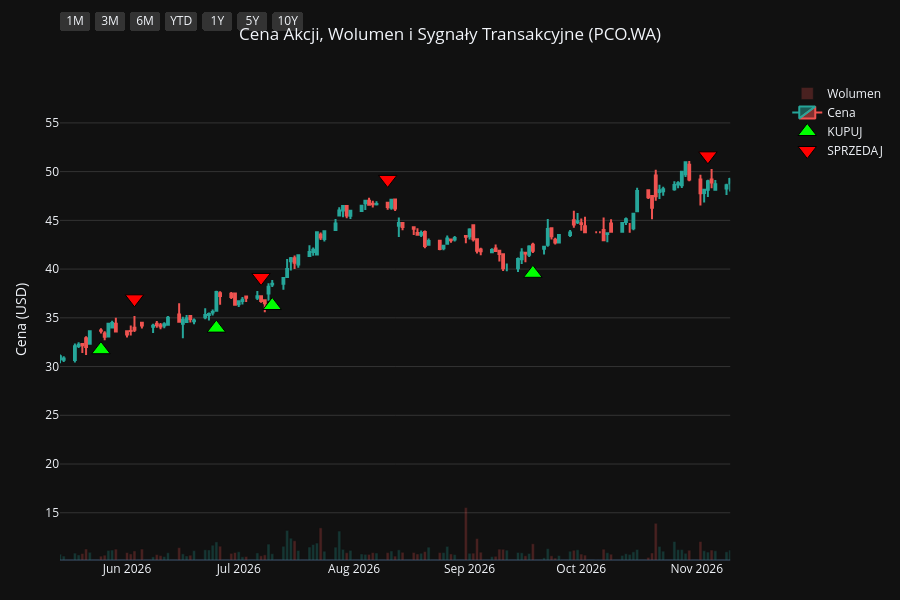
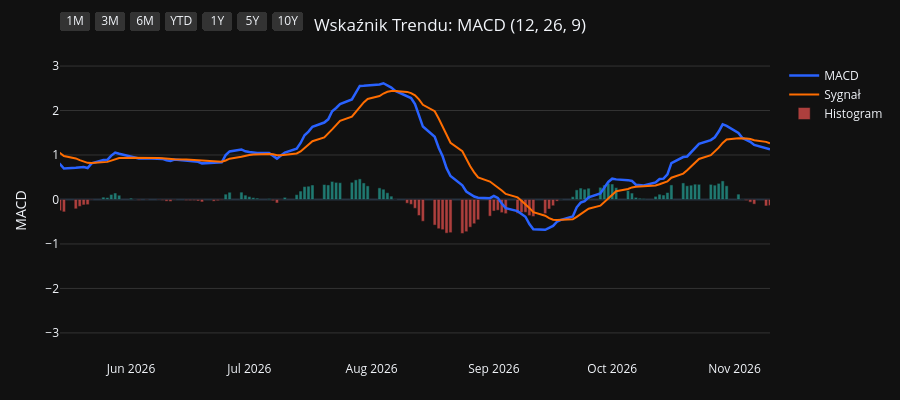
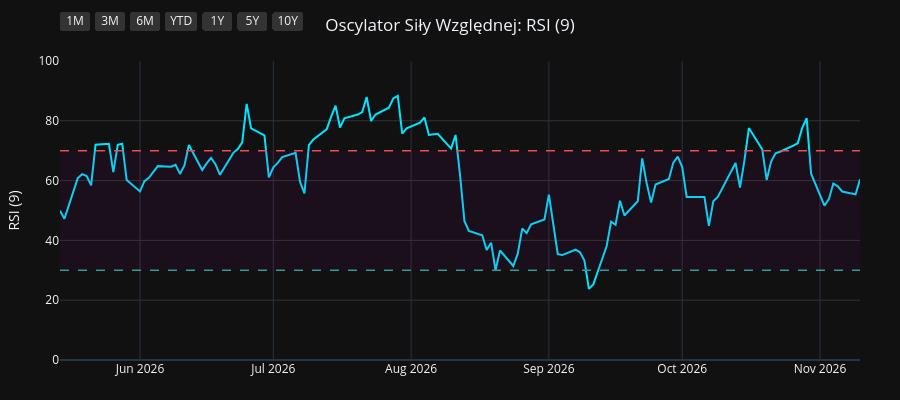
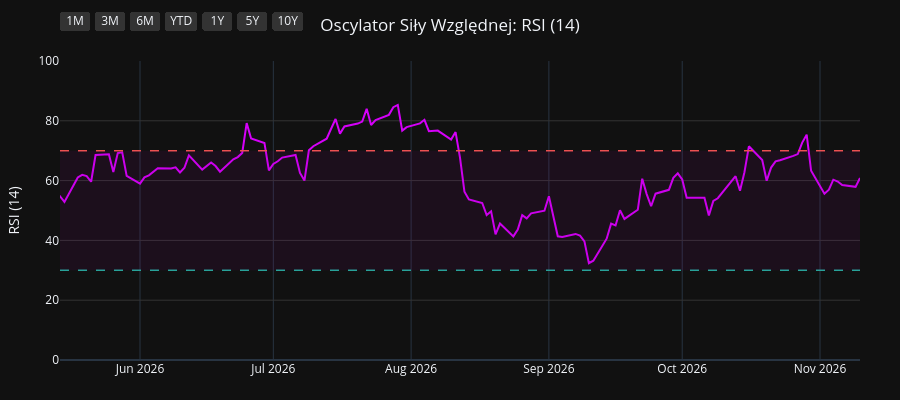

The notebook cell these images were saved under, in order:
### Code cell
import os
import yfinance as yf
import pandas as pd
import pandas_ta as ta
import plotly.graph_objects as go
from plotly.subplots import make_subplots

# 1. Pobranie i przygotowanie danych
symbol = os.environ.get("STOCK_TICKER", "").strip().upper()
if not symbol:
    raise RuntimeError("Set STOCK_TICKER before running price_extractor.ipynb")
df = yf.Ticker(symbol).history(period="10y")
df.index = df.index.tz_localize(None)

# Wskaźniki i sygnały
df.ta.macd(fast=12, slow=26, signal=9, append=True)
df.ta.rsi(length=9, append=True)
df.ta.rsi(length=14, append=True)
df.ta.rsi(length=21, append=True)
df.dropna(inplace=True)

macd = df['MACD_12_26_9']
signal = df['MACDs_12_26_9']
wczorajszy_macd = macd.shift(1)
wczorajszy_signal = signal.shift(1)

df['Decyzja'] = 'BRAK'
df.loc[(macd > signal) & (wczorajszy_macd <= wczorajszy_signal), 'Decyzja'] = 'KUPUJ'
df.loc[(macd < signal) & (wczorajszy_macd >= wczorajszy_signal), 'Decyzja'] = 'SPRZEDAJ'

df_kupuj = df[df['Decyzja'] == 'KUPUJ']
df_sprzedaj = df[df['Decyzja'] == 'SPRZEDAJ']
df_dywidendy = df[df['Dividends'] > 0]
df_splity = df[df['Stock Splits'] > 0]

# Wspólna konfiguracja osi X
konfiguracja_osi_x = dict(
    type="date",
    showspikes=True, spikemode="across", spikesnap="cursor", spikedash="dot", spikecolor="#ffffff", spikethickness=1, hoverformat="%Y-%m-%d",
    rangeselector=dict(
        buttons=list([
            dict(count=1, label="1M", step="month", stepmode="backward"),
            dict(count=3, label="3M", step="month", stepmode="backward"),
            dict(count=6, label="6M", step="month", stepmode="backward"),
            dict(count=1, label="YTD", step="year", stepmode="todate"),
            dict(count=1, label="1Y", step="year", stepmode="backward"),
            dict(count=5, label="5Y", step="year", stepmode="backward"),
            dict(step="all", label="10Y")
        ]),
        bgcolor="#333333", activecolor="#2962ff", x=0, y=1.1
    )
)

# ==========================================
# WYKRES 1: CENA + WOLUMEN + SYGNAŁY
# ==========================================
fig1 = make_subplots(specs=[[{"secondary_y": True}]])

kolory_wolumenu = ['#26a69a' if row['Close'] >= row['Open'] else '#ef5350' for index, row in df.iterrows()]
fig1.add_trace(go.Bar(x=df.index, y=df['Volume'], marker_color=kolory_wolumenu, opacity=0.25, name='Wolumen'), secondary_y=True)
fig1.add_trace(go.Candlestick(x=df.index, open=df['Open'], high=df['High'], low=df['Low'], close=df['Close'], name='Cena', increasing_line_color='#26a69a', decreasing_line_color='#ef5350'), secondary_y=False)
fig1.add_trace(go.Scatter(x=df_kupuj.index, y=df_kupuj['Low'] * 0.95, customdata=df_kupuj[['Low', 'High']], mode='markers', marker=dict(symbol='triangle-up', size=16, color='#00ff00', line=dict(width=1, color='black')), name='KUPUJ', hovertemplate='KUPUJ<br>Najniższa: %{customdata[0]:.2f}<br>Najwyższa: %{customdata[1]:.2f}<extra></extra>'), secondary_y=False)
fig1.add_trace(go.Scatter(x=df_sprzedaj.index, y=df_sprzedaj['High'] * 1.05, customdata=df_sprzedaj[['Low', 'High']], mode='markers', marker=dict(symbol='triangle-down', size=16, color='#ff0000', line=dict(width=1, color='black')), name='SPRZEDAJ', hovertemplate='SPRZEDAJ<br>Najniższa: %{customdata[0]:.2f}<br>Najwyższa: %{customdata[1]:.2f}<extra></extra>'), secondary_y=False)

if not df_dywidendy.empty:
    fig1.add_trace(go.Scatter(x=df_dywidendy.index, y=df_dywidendy['Low'] * 0.90, mode='markers+text', marker=dict(symbol='circle', size=12, color='#29b6f6', line=dict(width=1, color='white')), text=df_dywidendy['Dividends'].apply(lambda x: f"{x}$"), textposition="bottom center", name='Dywidenda', showlegend=False, hovertemplate='Dywidenda: %{text}<extra></extra>', textfont=dict(color="#29b6f6")), secondary_y=False)
if not df_splity.empty:
                    fig1.add_trace(go.Scatter(x=df_splity.index, y=df_splity['High'], mode='markers+text', marker=dict(symbol='star', size=16, color='#ffee58', line=dict(width=1, color='black')), text=df_splity['Stock Splits'].apply(lambda x: f"{x:g}:1" if x >= 1 else f"1:{1 / x:g}"), textposition="top center", name='Split', hovertemplate='%{text}<extra></extra>', textfont=dict(color="#ffee58")), secondary_y=False)

fig1.update_layout(title=dict(text=f"Cena Akcji, Wolumen i Sygnały Transakcyjne ({symbol})", x=0.5, xanchor='center'), dragmode='pan', xaxis_rangeslider_visible=False, template='plotly_dark', height=600, hovermode='x unified', margin=dict(l=60, r=40, t=60, b=40))
fig1.update_xaxes(**konfiguracja_osi_x)
fig1.update_xaxes(range=[df.index.max() - pd.Timedelta(days=180), df.index.max()])
fig1.update_yaxes(title_text="Cena (USD)", secondary_y=False, gridcolor='#333333')
fig1.update_yaxes(range=[0, df['Volume'].max() * 4], showgrid=False, showticklabels=False, secondary_y=True)
fig1.show(config={'scrollZoom': True})

# ==========================================
# WYKRES 2: WSKAŹNIK MACD
# ==========================================
fig2 = go.Figure()
fig2.add_trace(go.Scatter(x=df.index, y=df['MACD_12_26_9'], line=dict(color='#2962ff', width=2.5), name='MACD'))
fig2.add_trace(go.Scatter(x=df.index, y=df['MACDs_12_26_9'], line=dict(color='#ff6d00', width=2), name='Sygnał'))
kolory_macd = ['#26a69a' if val >= 0 else '#ef5350' for val in df['MACDh_12_26_9']]
fig2.add_trace(go.Bar(x=df.index, y=df['MACDh_12_26_9'], marker_color=kolory_macd, name='Histogram', opacity=0.7))
fig2.update_layout(title=dict(text="Wskaźnik Trendu: MACD (12, 26, 9)", x=0.5, xanchor='center'), dragmode='pan', xaxis_rangeslider_visible=False, template='plotly_dark', height=400, hovermode='x unified', margin=dict(l=60, r=40, t=60, b=40))
fig2.update_xaxes(**konfiguracja_osi_x)
fig2.update_xaxes(range=[df.index.max() - pd.Timedelta(days=180), df.index.max()])
fig2.update_yaxes(title_text="MACD", gridcolor='#333333')
fig2.show(config={'scrollZoom': True})

# ==========================================
# WYKRES 3: OSCYLATOR RSI (9)
# ==========================================
fig3 = go.Figure()
fig3.add_trace(go.Scatter(x=df.index, y=df['RSI_9'], line=dict(color='#00e5ff', width=2), name='RSI (9)'))
fig3.add_hline(y=70, line_dash="dash", line_color="#ef5350", line_width=1.5)
fig3.add_hline(y=30, line_dash="dash", line_color="#26a69a", line_width=1.5)
fig3.add_hrect(y0=30, y1=70, line_width=0, fillcolor="purple", opacity=0.1)
fig3.update_layout(title=dict(text="Oscylator Siły Względnej: RSI (9)", x=0.5, xanchor='center'), dragmode='pan', xaxis_rangeslider_visible=False, template='plotly_dark', height=400, hovermode='x unified', margin=dict(l=60, r=40, t=60, b=40))
fig3.update_xaxes(**konfiguracja_osi_x)
fig3.update_xaxes(range=[df.index.max() - pd.Timedelta(days=180), df.index.max()])
fig3.update_yaxes(title_text="RSI (9)", range=[0, 100], gridcolor='#333333')
fig3.show(config={'scrollZoom': True})

# ==========================================
# WYKRES 4: OSCYLATOR RSI (14)
# ==========================================
fig4 = go.Figure()
fig4.add_trace(go.Scatter(x=df.index, y=df['RSI_14'], line=dict(color='#d500f9', width=2), name='RSI (14)'))
fig4.add_hline(y=70, line_dash="dash", line_color="#ef5350", line_width=1.5)
fig4.add_hline(y=30, line_dash="dash", line_color="#26a69a", line_width=1.5)
fig4.add_hrect(y0=30, y1=70, line_width=0, fillcolor="purple", opacity=0.1)
fig4.update_layout(title=dict(text="Oscylator Siły Względnej: RSI (14)", x=0.5, xanchor='center'), dragmode='pan', xaxis_rangeslider_visible=False, template='plotly_dark', height=400, hovermode='x unified', margin=dict(l=60, r=40, t=60, b=40))
fig4.update_xaxes(**konfiguracja_osi_x)
fig4.update_xaxes(range=[df.index.max() - pd.Timedelta(days=180), df.index.max()])
fig4.update_yaxes(title_text="RSI (14)", range=[0, 100], gridcolor='#333333')
fig4.show(config={'scrollZoom': True})

# ==========================================
# WYKRES 5: OSCYLATOR RSI (21)
# ==========================================
fig5 = go.Figure()
fig5.add_trace(go.Scatter(x=df.index, y=df['RSI_21'], line=dict(color='#64dd17', width=2), name='RSI (21)'))
fig5.add_hline(y=70, line_dash="dash", line_color="#ef5350", line_width=1.5)
fig5.add_hline(y=30, line_dash="dash", line_color="#26a69a", line_width=1.5)
fig5.add_hrect(y0=30, y1=70, line_width=0, fillcolor="purple", opacity=0.1)
fig5.update_layout(title=dict(text="Oscylator Siły Względnej: RSI (21)", x=0.5, xanchor='center'), dragmode='pan', xaxis_rangeslider_visible=False, template='plotly_dark', height=400, hovermode='x unified', margin=dict(l=60, r=40, t=60, b=40))
fig5.update_xaxes(**konfiguracja_osi_x)
fig5.update_xaxes(range=[df.index.max() - pd.Timedelta(days=180), df.index.max()])
fig5.update_yaxes(title_text="RSI (21)", range=[0, 100], gridcolor='#333333')
fig5.show(config={'scrollZoom': True})

### Figure 1 — Plotly figure (JSON) as saved in the notebook; plotly's stock layout.template omitted (floating-point values rounded to 4 significant figures; data arrays with more than 128 entries replaced by an {"elided": "..."} marker saying what was removed)
{"data": [{"marker": {"color": {"elided": "1336 str values"}}, "name": "Wolumen", "opacity": 0.25, "type": "bar", "x": {"elided": "1336 str values"}, "xaxis": "x", "y": {"elided": "1336 int values"}, "yaxis": "y2"}, {"close": {"elided": "1336 float values"}, "decreasing": {"line": {"color": "#ef5350"}}, "high": {"elided": "1336 float values"}, "increasing": {"line": {"color": "#26a69a"}}, "low": {"elided": "1336 float values"}, "name": "Cena", "open": {"elided": "1336 float values"}, "type": "candlestick", "x": {"elided": "1336 str values"}, "xaxis": "x", "yaxis": "y"}, {"customdata": [[49.4, 52.18], [46.27, 47.77], [45.79, 47.16], [39.22, 40.02], [40.15, 41.8], [38.53, 40.55], [36.0, 37.61], [34.3, 34.75], [33.78, 34.95], [33.38, 34.85], [30.28, 31.58], [40.13, 41.45], [40.37, 41.86], [41.48, 42.66], [41.01, 42.14], [39.72, 40.57], [38.9, 39.82], [41.01, 42.1], [35.55, 36.44], [35.23, 35.71], [34.34, 35.23], [33.76, 34.75], [31.02, 32.01], [19.41, 21.75], [21.92, 22.54], [21.19, 21.75], [18.44, 19.46], [18.99, 19.49], [16.99, 17.25], [15.89, 16.42], [15.65, 16.45], [17.23, 19.35], [14.54, 15.15], [17.55, 18.84], [22.24, 23.03], [22.47, 23.21], [20.33, 21.79], [27.61, 28.3], [28.3, 29.17], [25.87, 26.78], [33.4, 33.94], [35.73, 37.77], [38.17, 38.87], [41.65, 42.71]], "hovertemplate": "KUPUJ<br>Najniższa: %{customdata[0]:.2f}<br>Najwyższa: %{customdata[1]:.2f}<extra></extra>", "marker": {"color": "#00ff00", "line": {"color": "black", "width": 1}, "size": 16, "symbol": "triangle-up"}, "mode": "markers", "name": "KUPUJ", "type": "scatter", "x": ["2021-09-23T00:00:00", "2021-10-26T00:00:00", "2021-12-06T00:00:00", "2022-02-02T00:00:00", "2022-05-16T00:00:00", "2022-06-06T00:00:00", "2022-06-27T00:00:00", "2022-07-08T00:00:00", "2022-07-13T00:00:00", "2022-07-18T00:00:00", "2022-10-14T00:00:00", "2023-01-05T00:00:00", "2023-01-17T00:00:00", "2023-02-01T00:00:00", "2023-03-30T00:00:00", "2023-04-21T00:00:00", "2023-05-05T00:00:00", "2023-06-05T00:00:00", "2023-07-12T00:00:00", "2023-07-19T00:00:00", "2023-07-21T00:00:00", "2023-07-31T00:00:00", "2023-08-25T00:00:00", "2023-10-12T00:00:00", "2024-02-07T00:00:00", "2024-02-20T00:00:00", "2024-03-21T00:00:00", "2024-07-30T00:00:00", "2024-09-16T00:00:00", "2024-11-26T00:00:00", "2025-01-28T00:00:00", "2025-03-06T00:00:00", "2025-04-15T00:00:00", "2025-06-11T00:00:00", "2025-07-22T00:00:00", "2025-07-30T00:00:00", "2025-09-22T00:00:00", "2025-12-05T00:00:00", "2026-02-17T00:00:00", "2026-03-26T00:00:00", "2026-05-25T00:00:00", "2026-06-25T00:00:00", "2026-07-10T00:00:00", "2026-09-18T00:00:00"], "xaxis": "x", "y": [46.93, 43.96, 43.5, 37.26, 38.15, 36.6, 34.2, 32.58, 32.09, 31.71, 28.77, 38.13, 38.35, 39.41, 38.96, 37.73, 36.96, 38.96, 33.77, 33.47, 32.62, 32.07, 29.47, 18.44, 20.83, 20.13, 17.52, 18.04, 16.14, 15.09, 14.87, 16.37, 13.82, 16.68, 21.13, 21.35, 19.31, 26.23, 26.89, 24.58, 31.73, 33.94, 36.26, 39.57], "yaxis": "y"}, {"customdata": [[46.67, 48.31], [44.96, 45.92], [45.72, 49.3], [45.19, 46.59], [38.37, 39.72], [36.86, 39.22], [34.28, 35.13], [33.46, 35.15], [32.93, 34.75], [35.31, 37.02], [38.43, 40.71], [40.45, 41.23], [40.13, 41.7], [42.2, 43.39], [39.78, 41.13], [38.98, 40.35], [39.38, 40.31], [39.74, 40.61], [34.85, 36.72], [34.55, 35.47], [33.26, 34.06], [33.26, 33.88], [28.1, 30.05], [25.44, 26.25], [20.45, 22.78], [20.02, 21.35], [23.34, 23.93], [16.79, 17.25], [19.24, 19.87], [15.77, 16.37], [16.74, 17.11], [16.26, 17.48], [17.72, 18.42], [20.33, 21.29], [22.09, 22.78], [22.38, 23.06], [27.42, 28.58], [28.22, 29.77], [27.05, 28.25], [31.37, 31.98], [33.55, 35.19], [36.54, 37.28], [46.08, 46.86], [47.39, 49.16]], "hovertemplate": "SPRZEDAJ<br>Najniższa: %{customdata[0]:.2f}<br>Najwyższa: %{customdata[1]:.2f}<extra></extra>", "marker": {"color": "#ff0000", "line": {"color": "black", "width": 1}, "size": 16, "symbol": "triangle-down"}, "mode": "markers", "name": "SPRZEDAJ", "type": "scatter", "x": ["2021-10-08T00:00:00", "2021-11-26T00:00:00", "2021-12-17T00:00:00", "2022-04-04T00:00:00", "2022-05-31T00:00:00", "2022-06-09T00:00:00", "2022-07-01T00:00:00", "2022-07-11T00:00:00", "2022-07-14T00:00:00", "2022-08-30T00:00:00", "2022-12-01T00:00:00", "2023-01-16T00:00:00", "2023-01-19T00:00:00", "2023-02-21T00:00:00", "2023-04-05T00:00:00", "2023-05-04T00:00:00", "2023-05-31T00:00:00", "2023-06-07T00:00:00", "2023-07-13T00:00:00", "2023-07-20T00:00:00", "2023-07-28T00:00:00", "2023-08-03T00:00:00", "2023-09-12T00:00:00", "2023-12-28T00:00:00", "2024-02-13T00:00:00", "2024-02-28T00:00:00", "2024-06-07T00:00:00", "2024-09-09T00:00:00", "2024-10-15T00:00:00", "2025-01-13T00:00:00", "2025-02-20T00:00:00", "2025-03-07T00:00:00", "2025-05-19T00:00:00", "2025-07-09T00:00:00", "2025-07-29T00:00:00", "2025-08-04T00:00:00", "2025-10-27T00:00:00", "2026-01-14T00:00:00", "2026-03-03T00:00:00", "2026-05-11T00:00:00", "2026-06-03T00:00:00", "2026-07-07T00:00:00", "2026-08-10T00:00:00", "2026-11-04T00:00:00"], "xaxis": "x", "y": [50.73, 48.22, 51.76, 48.92, 41.7, 41.18, 36.89, 36.91, 36.49, 38.87, 42.75, 43.29, 43.79, 45.56, 43.18, 42.37, 42.33, 42.64, 38.55, 37.24, 35.76, 35.57, 31.55, 27.57, 23.92, 22.42, 25.13, 18.11, 20.86, 17.19, 17.97, 18.35, 19.34, 22.35, 23.92, 24.21, 30.01, 31.25, 29.66, 33.58, 36.95, 39.14, 49.2, 51.62], "yaxis": "y"}, {"hovertemplate": "Dywidenda: %{text}<extra></extra>", "marker": {"color": "#29b6f6", "line": {"color": "white", "width": 1}, "size": 12, "symbol": "circle"}, "mode": "markers+text", "name": "Dywidenda", "showlegend": false, "text": ["0.27296117$", "0.4226496$"], "textfont": {"color": "#29b6f6"}, "textposition": "bottom center", "type": "scatter", "x": ["2025-03-18T00:00:00", "2026-03-17T00:00:00"], "xaxis": "x", "y": [15.16, 24.23], "yaxis": "y"}], "layout": {"dragmode": "pan", "height": 600, "hovermode": "x unified", "margin": {"b": 40, "l": 60, "r": 40, "t": 60}, "title": {"text": "Cena Akcji, Wolumen i Sygnały Transakcyjne (PCO.WA)", "x": 0.5, "xanchor": "center"}, "xaxis": {"anchor": "y", "domain": [0.0, 0.94], "hoverformat": "%Y-%m-%d", "range": ["2026-05-14T00:00:00", "2026-11-10T00:00:00"], "rangeselector": {"activecolor": "#2962ff", "bgcolor": "#333333", "buttons": [{"count": 1, "label": "1M", "step": "month", "stepmode": "backward"}, {"count": 3, "label": "3M", "step": "month", "stepmode": "backward"}, {"count": 6, "label": "6M", "step": "month", "stepmode": "backward"}, {"count": 1, "label": "YTD", "step": "year", "stepmode": "todate"}, {"count": 1, "label": "1Y", "step": "year", "stepmode": "backward"}, {"count": 5, "label": "5Y", "step": "year", "stepmode": "backward"}, {"label": "10Y", "step": "all"}], "x": 0, "y": 1.1}, "rangeslider": {"visible": false}, "showspikes": true, "spikecolor": "#ffffff", "spikedash": "dot", "spikemode": "across", "spikesnap": "cursor", "spikethickness": 1, "type": "date"}, "yaxis": {"anchor": "x", "domain": [0.0, 1.0], "gridcolor": "#333333", "title": {"text": "Cena (USD)"}}, "yaxis2": {"anchor": "x", "overlaying": "y", "range": [0, 71373168], "showgrid": false, "showticklabels": false, "side": "right"}}}

### Figure 2 — Plotly figure (JSON) as saved in the notebook; plotly's stock layout.template omitted (floating-point values rounded to 4 significant figures; data arrays with more than 128 entries replaced by an {"elided": "..."} marker saying what was removed)
{"data": [{"line": {"color": "#2962ff", "width": 2.5}, "name": "MACD", "type": "scatter", "x": {"elided": "1336 str values"}, "y": {"elided": "1336 float values"}}, {"line": {"color": "#ff6d00", "width": 2}, "name": "Sygnał", "type": "scatter", "x": {"elided": "1336 str values"}, "y": {"elided": "1336 float values"}}, {"marker": {"color": {"elided": "1336 str values"}}, "name": "Histogram", "opacity": 0.7, "type": "bar", "x": {"elided": "1336 str values"}, "y": {"elided": "1336 float values"}}], "layout": {"dragmode": "pan", "height": 400, "hovermode": "x unified", "margin": {"b": 40, "l": 60, "r": 40, "t": 60}, "title": {"text": "Wskaźnik Trendu: MACD (12, 26, 9)", "x": 0.5, "xanchor": "center"}, "xaxis": {"hoverformat": "%Y-%m-%d", "range": ["2026-05-14T00:00:00", "2026-11-10T00:00:00"], "rangeselector": {"activecolor": "#2962ff", "bgcolor": "#333333", "buttons": [{"count": 1, "label": "1M", "step": "month", "stepmode": "backward"}, {"count": 3, "label": "3M", "step": "month", "stepmode": "backward"}, {"count": 6, "label": "6M", "step": "month", "stepmode": "backward"}, {"count": 1, "label": "YTD", "step": "year", "stepmode": "todate"}, {"count": 1, "label": "1Y", "step": "year", "stepmode": "backward"}, {"count": 5, "label": "5Y", "step": "year", "stepmode": "backward"}, {"label": "10Y", "step": "all"}], "x": 0, "y": 1.1}, "rangeslider": {"visible": false}, "showspikes": true, "spikecolor": "#ffffff", "spikedash": "dot", "spikemode": "across", "spikesnap": "cursor", "spikethickness": 1, "type": "date"}, "yaxis": {"gridcolor": "#333333", "title": {"text": "MACD"}}}}

### Figure 3 — Plotly figure (JSON) as saved in the notebook; plotly's stock layout.template omitted (floating-point values rounded to 4 significant figures; data arrays with more than 128 entries replaced by an {"elided": "..."} marker saying what was removed)
{"data": [{"line": {"color": "#00e5ff", "width": 2}, "name": "RSI (9)", "type": "scatter", "x": {"elided": "1336 str values"}, "y": {"elided": "1336 float values"}}], "layout": {"dragmode": "pan", "height": 400, "hovermode": "x unified", "margin": {"b": 40, "l": 60, "r": 40, "t": 60}, "shapes": [{"line": {"color": "#ef5350", "dash": "dash", "width": 1.5}, "type": "line", "x0": 0, "x1": 1, "xref": "x domain", "y0": 70, "y1": 70, "yref": "y"}, {"line": {"color": "#26a69a", "dash": "dash", "width": 1.5}, "type": "line", "x0": 0, "x1": 1, "xref": "x domain", "y0": 30, "y1": 30, "yref": "y"}, {"fillcolor": "purple", "line": {"width": 0}, "opacity": 0.1, "type": "rect", "x0": 0, "x1": 1, "xref": "x domain", "y0": 30, "y1": 70, "yref": "y"}], "title": {"text": "Oscylator Siły Względnej: RSI (9)", "x": 0.5, "xanchor": "center"}, "xaxis": {"hoverformat": "%Y-%m-%d", "range": ["2026-05-14T00:00:00", "2026-11-10T00:00:00"], "rangeselector": {"activecolor": "#2962ff", "bgcolor": "#333333", "buttons": [{"count": 1, "label": "1M", "step": "month", "stepmode": "backward"}, {"count": 3, "label": "3M", "step": "month", "stepmode": "backward"}, {"count": 6, "label": "6M", "step": "month", "stepmode": "backward"}, {"count": 1, "label": "YTD", "step": "year", "stepmode": "todate"}, {"count": 1, "label": "1Y", "step": "year", "stepmode": "backward"}, {"count": 5, "label": "5Y", "step": "year", "stepmode": "backward"}, {"label": "10Y", "step": "all"}], "x": 0, "y": 1.1}, "rangeslider": {"visible": false}, "showspikes": true, "spikecolor": "#ffffff", "spikedash": "dot", "spikemode": "across", "spikesnap": "cursor", "spikethickness": 1, "type": "date"}, "yaxis": {"gridcolor": "#333333", "range": [0, 100], "title": {"text": "RSI (9)"}}}}

### Figure 4 — Plotly figure (JSON) as saved in the notebook; plotly's stock layout.template omitted (floating-point values rounded to 4 significant figures; data arrays with more than 128 entries replaced by an {"elided": "..."} marker saying what was removed)
{"data": [{"line": {"color": "#d500f9", "width": 2}, "name": "RSI (14)", "type": "scatter", "x": {"elided": "1336 str values"}, "y": {"elided": "1336 float values"}}], "layout": {"dragmode": "pan", "height": 400, "hovermode": "x unified", "margin": {"b": 40, "l": 60, "r": 40, "t": 60}, "shapes": [{"line": {"color": "#ef5350", "dash": "dash", "width": 1.5}, "type": "line", "x0": 0, "x1": 1, "xref": "x domain", "y0": 70, "y1": 70, "yref": "y"}, {"line": {"color": "#26a69a", "dash": "dash", "width": 1.5}, "type": "line", "x0": 0, "x1": 1, "xref": "x domain", "y0": 30, "y1": 30, "yref": "y"}, {"fillcolor": "purple", "line": {"width": 0}, "opacity": 0.1, "type": "rect", "x0": 0, "x1": 1, "xref": "x domain", "y0": 30, "y1": 70, "yref": "y"}], "title": {"text": "Oscylator Siły Względnej: RSI (14)", "x": 0.5, "xanchor": "center"}, "xaxis": {"hoverformat": "%Y-%m-%d", "range": ["2026-05-14T00:00:00", "2026-11-10T00:00:00"], "rangeselector": {"activecolor": "#2962ff", "bgcolor": "#333333", "buttons": [{"count": 1, "label": "1M", "step": "month", "stepmode": "backward"}, {"count": 3, "label": "3M", "step": "month", "stepmode": "backward"}, {"count": 6, "label": "6M", "step": "month", "stepmode": "backward"}, {"count": 1, "label": "YTD", "step": "year", "stepmode": "todate"}, {"count": 1, "label": "1Y", "step": "year", "stepmode": "backward"}, {"count": 5, "label": "5Y", "step": "year", "stepmode": "backward"}, {"label": "10Y", "step": "all"}], "x": 0, "y": 1.1}, "rangeslider": {"visible": false}, "showspikes": true, "spikecolor": "#ffffff", "spikedash": "dot", "spikemode": "across", "spikesnap": "cursor", "spikethickness": 1, "type": "date"}, "yaxis": {"gridcolor": "#333333", "range": [0, 100], "title": {"text": "RSI (14)"}}}}
